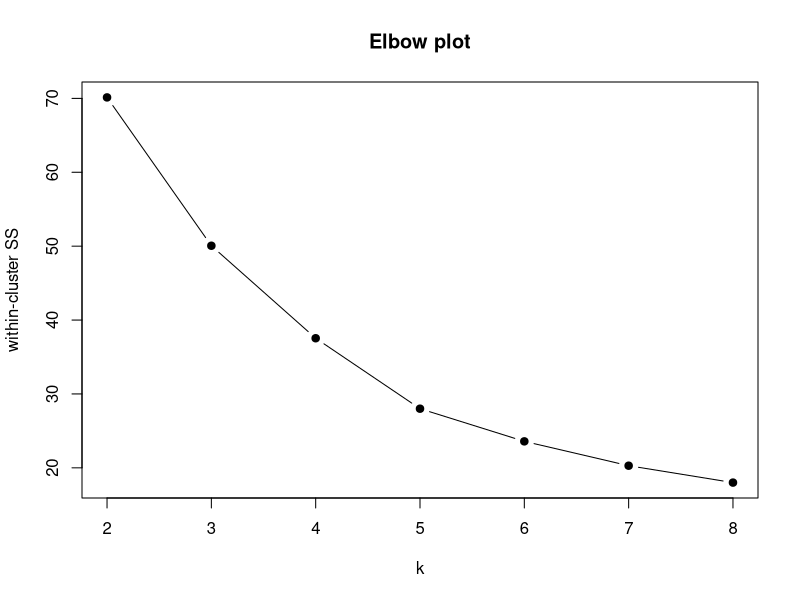
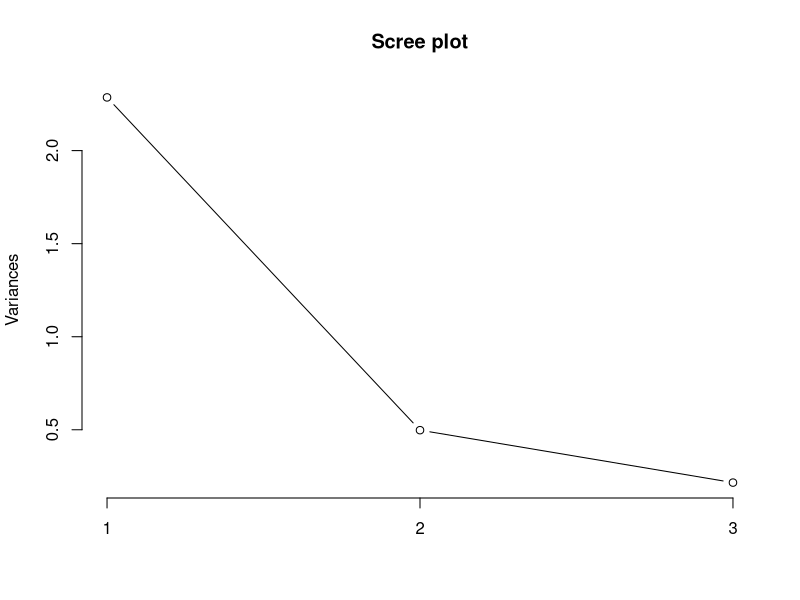
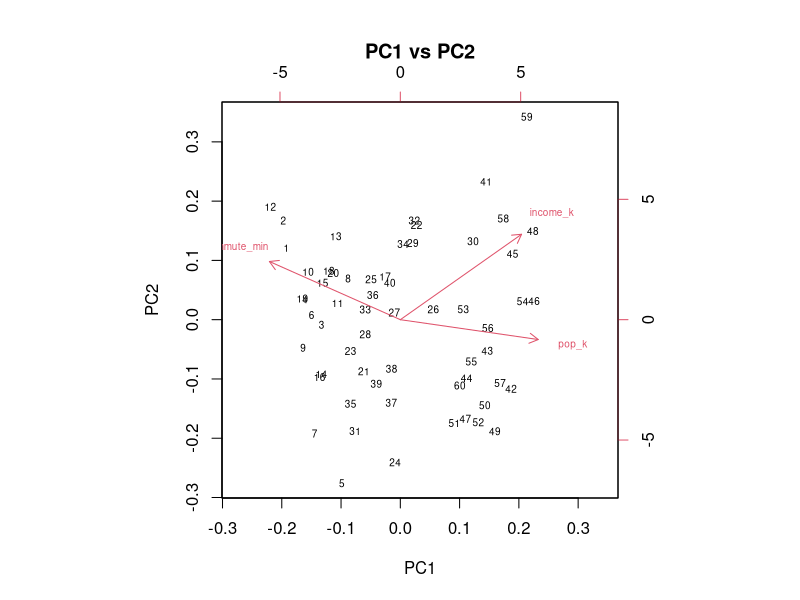
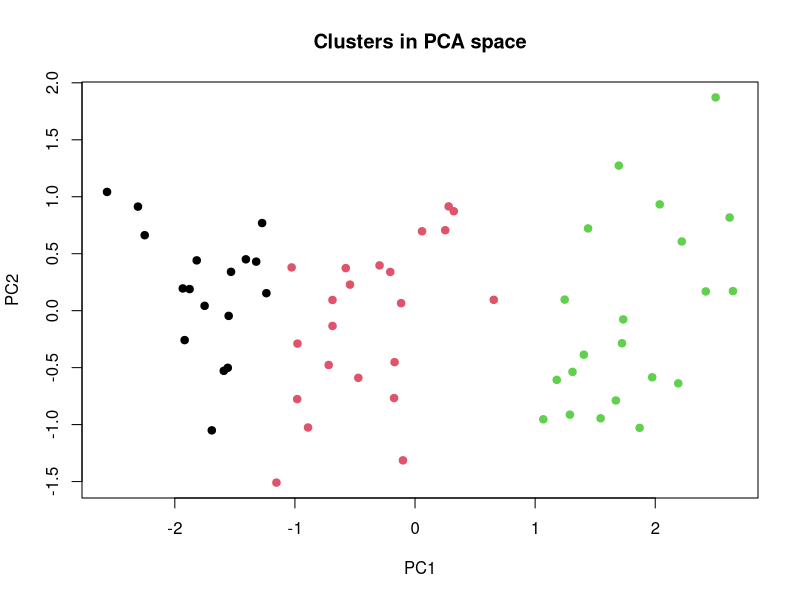

R code for these plots, in order:
## ---- chunk 1
knitr::opts_chunk$set(echo = TRUE, fig.width = 6.5, fig.height = 4)
set.seed(2026)
## ---- chunk 2
n <- 60
towns <- data.frame(
  town        = sprintf("T%02d", 1:n),
  pop_k       = round(c(rnorm(20, 12, 3), rnorm(20, 45, 9), rnorm(20, 160, 30)), 1),
  income_k    = round(c(rnorm(20, 28, 4), rnorm(20, 34, 5), rnorm(20, 41, 6)), 1),
  commute_min = round(c(rnorm(20, 34, 6), rnorm(20, 27, 5), rnorm(20, 21, 4)), 1)
)
head(towns)
summary(towns[, -1])
## ---- chunk 3
Z <- scale(towns[, -1])
round(head(Z, 3), 3)

d_raw    <- dist(towns[, -1])
d_scaled <- dist(Z)
cat("correlation between raw and scaled distances:",
    round(cor(as.vector(d_raw), as.vector(d_scaled)), 3), "\n")
## ---- chunk 4
wss <- sapply(2:8, function(k) kmeans(Z, k, nstart = 25)$tot.withinss)
plot(2:8, wss, type = "b", pch = 19, xlab = "k",
     ylab = "within-cluster SS", main = "Elbow plot")

# Silhouette, written out rather than imported, so nothing is hidden:
silhouette_mean <- function(Z, cluster) {
  D <- as.matrix(dist(Z))
  s <- vapply(seq_len(nrow(Z)), function(i) {
    own <- cluster == cluster[i]
    a <- if (sum(own) > 1) mean(D[i, own & seq_len(nrow(Z)) != i]) else 0
    b <- min(vapply(setdiff(unique(cluster), cluster[i]),
                    function(g) mean(D[i, cluster == g]), numeric(1)))
    (b - a) / max(a, b)
  }, numeric(1))
  mean(s)
}

for (k in 2:6) {
  km <- kmeans(Z, k, nstart = 25)
  cat(sprintf("k = %d   within-SS %8.2f   mean silhouette %.3f\n",
              k, km$tot.withinss, silhouette_mean(Z, km$cluster)))
}
## ---- chunk 5
km <- kmeans(Z, centers = 3, nstart = 25)
table(cluster = km$cluster)

centres_raw <- t(apply(km$centers, 1, function(z)
  z * attr(Z, "scaled:scale") + attr(Z, "scaled:center")))
round(centres_raw, 1)
## ---- chunk 6
pca <- prcomp(towns[, -1], scale. = TRUE)
summary(pca)
round(pca$rotation, 3)

plot(pca, type = "lines", main = "Scree plot")
biplot(pca, cex = 0.6, main = "PC1 vs PC2")
## ---- chunk 7
scores <- pca$x[, 1:2]
plot(scores, col = km$cluster, pch = 19,
     xlab = "PC1", ylab = "PC2", main = "Clusters in PCA space")
## ---- chunk 8
agreement <- replicate(20, {
  keep <- sample(nrow(Z), round(0.8 * nrow(Z)))
  km2 <- kmeans(Z[keep, ], 3, nstart = 25)
  # Compare cluster SIZES as a crude label-invariant summary:
  paste(sort(km2$size), collapse = "-")
})
table(agreement)
